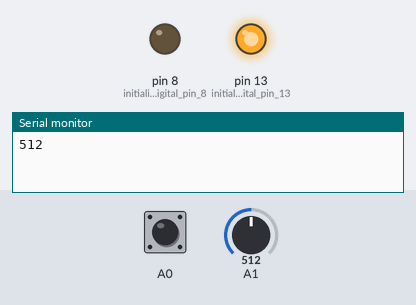
This sketch was run on a simulated Arduino Uno, built with avr-gcc and run on an emulated ATmega328P. Shown: output pins drawn as LEDs (lit = HIGH), the last lines printed to the serial monitor. Inputs (shaded band) come from the test bench; at power-on: A1 = 512, A0 LOW.

Above: at 2.8 s.
2.9 s: A1 set to 882
7.2 s: A1 set to 913
At 10.8 s:
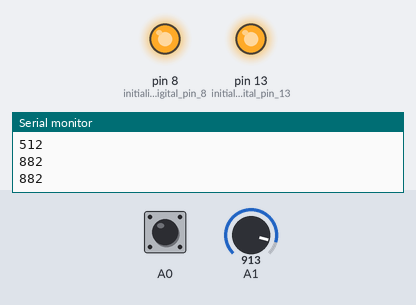
12.5 s: A1 set to 900
15.5 s: A0 pulled HIGH for 2.35 s
At 17.8 s:
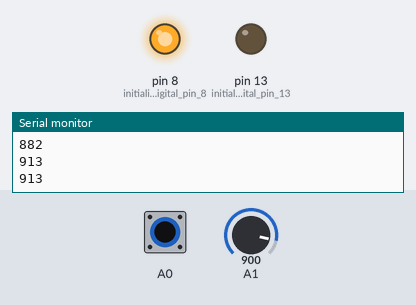
19.5 s: A1 set to 1023
At 23.8 s:
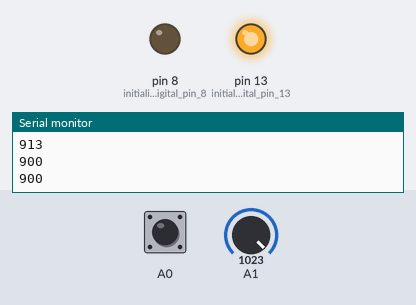
Timing chart, 0 to 26.5 s (numbered marks = the images above; inputs shaded):
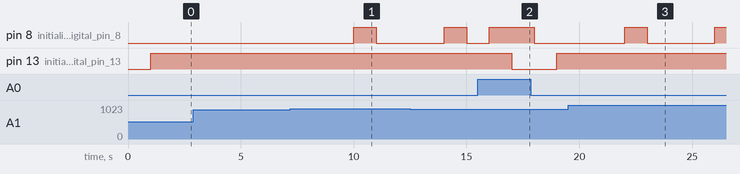

Measured:
- the behaviour switches between 900 and 901 on A1 (found by bisection; images 0 and 1)
- after the input at 7.2 s, pin 8 (initialize_digital_pin_8): LOW → HIGH after 2.8 s, → LOW 1.0 s later
- after the input at 15.5 s, pin 8 (initialize_digital_pin_8): LOW → HIGH after 0.51 s, → LOW 2.0 s later; pin 13 (initialize_digital_pin_13): HIGH → LOW after 1.5 s, → HIGH 2.0 s later
- after the input at 19.5 s, pin 8 (initialize_digital_pin_8): LOW → HIGH after 2.5 s, → LOW 1.0 s later, → HIGH 3.0 s later

The sketch:

assignment6.ino
```cpp
void setup() {
  // put your setup code here, to run once:
  pinMode(8, OUTPUT);                                  // initialize digital pin 8 as an output
  pinMode(13, OUTPUT);                                 // initialize digital pin 13 as an output
  Serial.begin(9600);                                  // initialize serial communication at 9600 bits per second
}

void loop() {
  // put your main code here, to run repeatedly:
  int switchPosition = digitalRead(A0);                // read the switchPosition on analog pin 0
  int sensorValue = analogRead(A1);                    // read the sensorValue on analog pin 1

  if (switchPosition == HIGH) {
    digitalWrite(8, HIGH);                             // turn the LED on by making the voltage HIGH
    delay(1000);                                       // wait for a second
    digitalWrite(13, LOW);                             // turn the LED off by making the voltage LOW
    delay(1000);                                       // wait for a second
  } else  {
    digitalWrite(8, LOW);                              // turn the LED off by making the voltage LOW
    delay(1000);                                       // wait for a second
    digitalWrite(13, HIGH);                            // turn the LED on by making the voltage HIGH
    delay(1000);                                       // wait for a second
  }

  if (sensorValue > 900) {
    digitalWrite(8, HIGH);                             // turn the LED on by making the voltage HIGH
    delay(1000);                                       // wait for a second
    digitalWrite(8, LOW);                              // turn the LED off by making the voltage LOW
    delay(1000);                                       // wait for a second
  }

  Serial.println(sensorValue);                         // print out sensorValue
  delay(1);                                            // slight delay between each sensorValue
}
```
